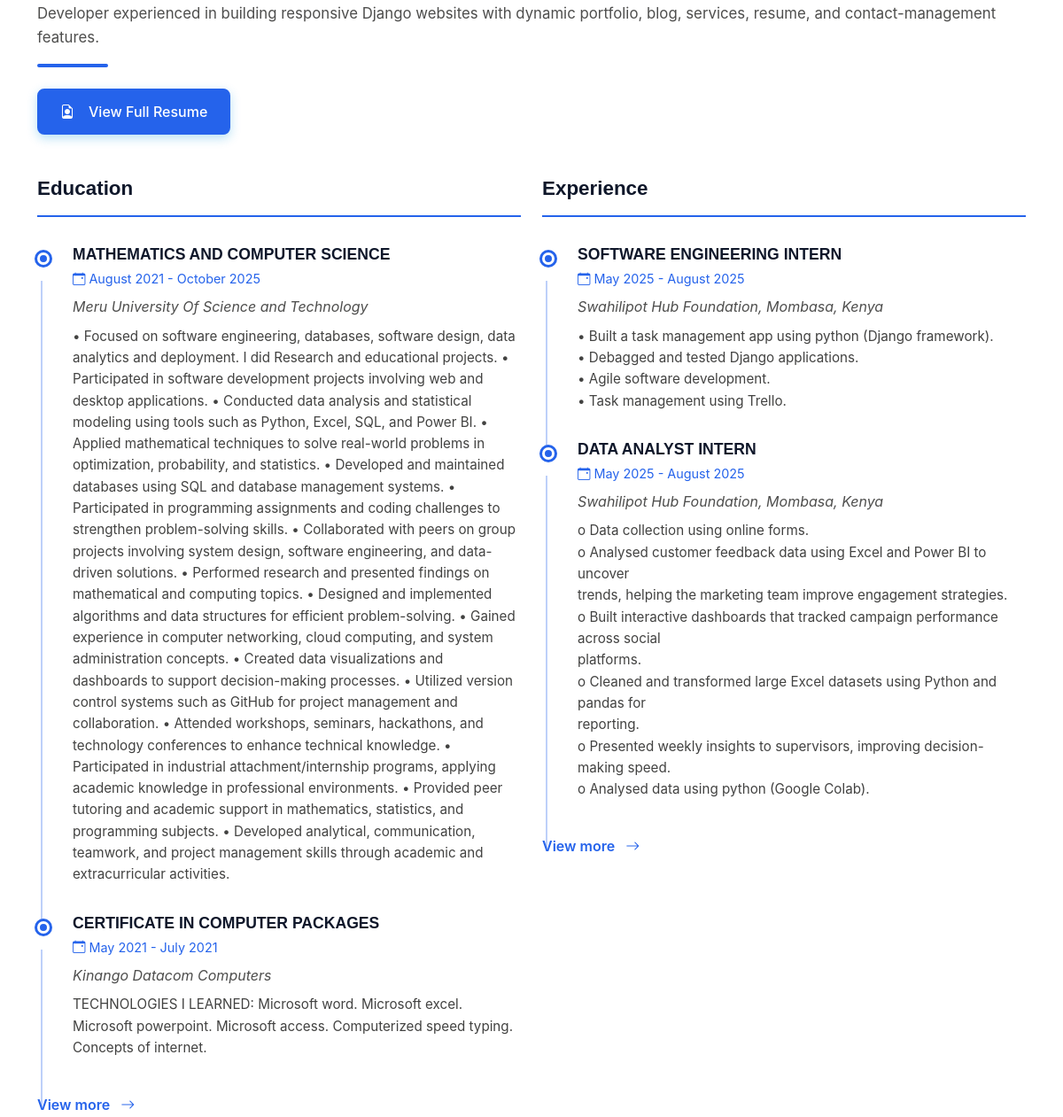
/ (middle part), run on an earlier commit of the app's database.
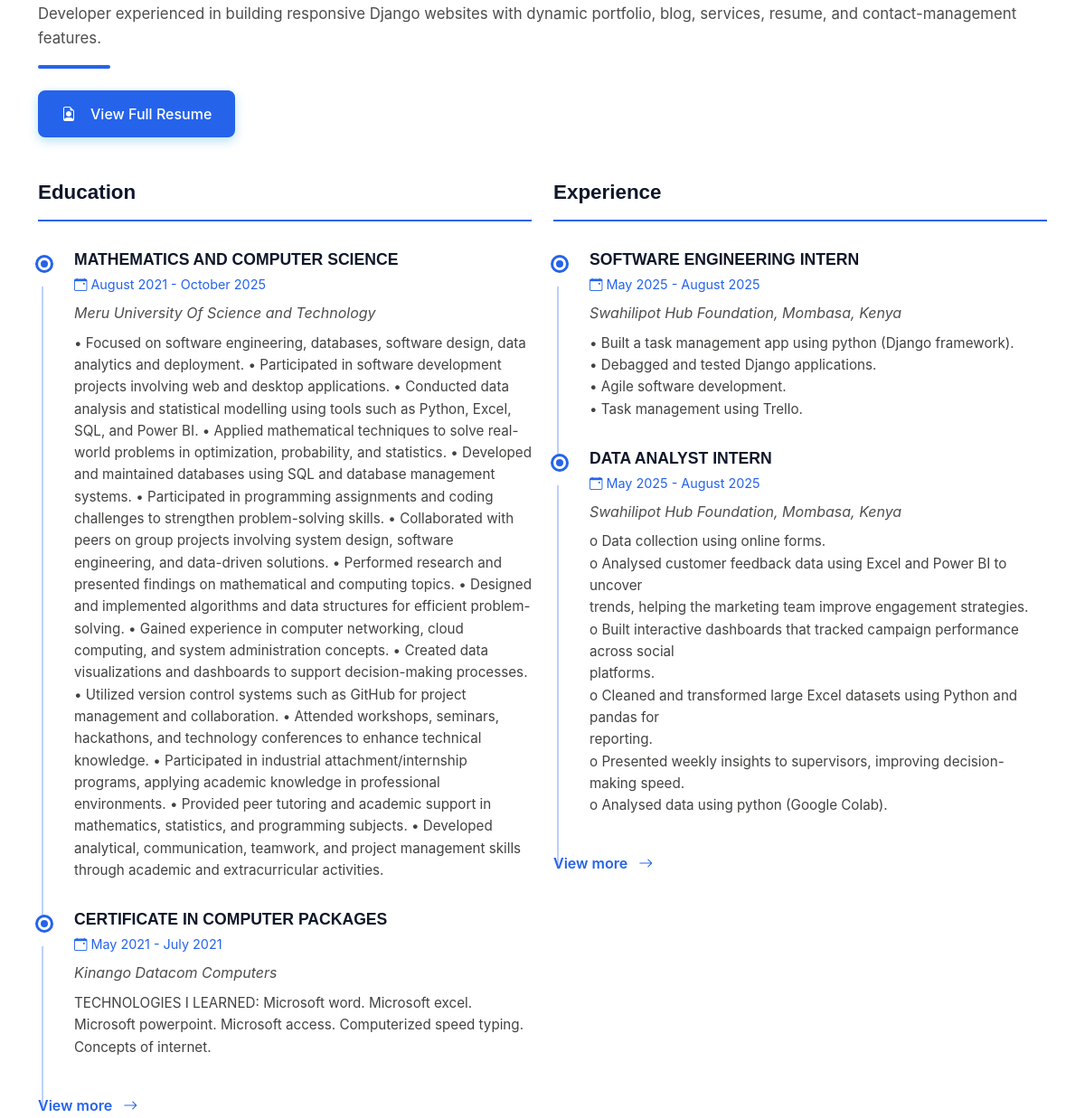
And on a later commit of the database.
### myportifolio/models.py (models this page shows, shortened)
class TimestampedModel(models.Model):
    created_at = models.DateTimeField(auto_now_add=True)
    updated_at = models.DateTimeField(auto_now=True)
    class Meta:
        abstract = True

class Resume(TimestampedModel):
    summary = models.TextField()
    download_url = models.URLField(blank=True)
    class Meta:
        verbose_name = "resume"
        verbose_name_plural = "resumes"

class Education(TimestampedModel):
    degree = models.CharField(max_length=180)
    school = models.CharField(max_length=180)
    period = models.CharField(max_length=80)
    description = models.TextField(blank=True)
    order = models.PositiveIntegerField(default=0)
    class Meta:
        ordering = ["order", "-created_at"]

class Experience(TimestampedModel):
    role = models.CharField(max_length=180)
    company = models.CharField(max_length=180)
    period = models.CharField(max_length=80)
    location = models.CharField(max_length=120, blank=True)
    description = models.TextField(
        help_text="Use one responsibility per line for bullet points."
    )
    order = models.PositiveIntegerField(default=0)
    class Meta:
        ordering = ["order", "-created_at"]

### myportifolio/views.py (the view)
# urls.py: path("", views.index, name="index"),
def index(request):
    if request.method == "POST":
        form = ContactMessageForm(request.POST)
        if form.is_valid():
            form.save()
            messages.success(request, "Your message has been sent. Thank you!")
            return redirect("index")
        messages.error(request, "Please correct the highlighted fields.")
    else:
        form = ContactMessageForm()
    posts = BlogPost.objects.filter(published=True).filter(
        published_at__lte=timezone.now()
    ) | BlogPost.objects.filter(published=True, published_at__isnull=True)
    context = {
        "profile": _site_profile(),
        "skills": Skill.objects.all(),
        "education": Education.objects.all(),
        "experience": Experience.objects.all(),
        "resume": Resume.objects.order_by("-updated_at").first(),
        "services": Service.objects.filter(is_active=True),
        "projects": Project.objects.all(),
        "featured_projects": Project.objects.filter(is_featured=True),
        "blog_posts": posts.distinct()[:3],
        "contact_form": form,
    }
    return render(request, "index.html", context)

### myportifolio/models.py (called while the page is built)
    def get_absolute_url(self):
        return reverse("project_detail", kwargs={"slug": self.slug})

    def get_absolute_url(self):
        return reverse("blog_detail", kwargs={"slug": self.slug})

### myportifolio/views.py (called while the page is built, shortened)
def _site_profile():
    profile = SiteProfile.objects.order_by("-updated_at").first()
    if profile:
        return profile

### myportifolio/templates/index.html (shortened to what this page needs)
{% load static %}
<!DOCTYPE html>
<html lang="en">
<head>
  <link href="{% static 'assets/vendor/bootstrap/css/bootstrap.min.css' %}" rel="stylesheet">
  <link href="{% static 'assets/vendor/bootstrap-icons/bootstrap-icons.css' %}" rel="stylesheet">
  <link href="{% static 'assets/vendor/aos/aos.css' %}" rel="stylesheet">
  <link href="{% static 'assets/vendor/glightbox/css/glightbox.min.css' %}" rel="stylesheet">
  <link href="{% static 'assets/vendor/swiper/swiper-bundle.min.css' %}" rel="stylesheet">
  <link href="{% static 'assets/css/main.css' %}" rel="stylesheet">
</head>
<body class="index-page">
  <main class="main">
    <section id="resume" class="resume-modern py-5">
      <div class="container-lg">
        <div class="section-title mb-5" data-aos="fade-up">
          <p>{{ resume.summary|default:"Manage your resume summary, education, and experience from the Django admin." }}</p>
          <div class="title-underline"></div>
          <div class="cta-row mt-4">
            <a href="{% url 'resume' %}" class="btn btn-primary"><i class="bi bi-file-earmark-person me-2"></i>View Full Resume</a>
          </div>
        </div>
        <div class="row g-4">
          <div class="col-lg-6" data-aos="fade-up">
            <h4 class="resume-section-title">Education</h4>
            {% for item in education|slice:":2" %}
              <div class="resume-card">
                <div class="resume-marker"></div>
                <div class="resume-content">
                  <h5>{{ item.degree }}</h5>
                  <p class="resume-period"><i class="bi bi-calendar-event me-1"></i>{{ item.period }}</p>
                  <p class="resume-school"><em>{{ item.school }}</em></p>
                  <p class="resume-description">{{ item.description }}</p>
                </div>
              </div>
            {% empty %}
              <p>Add education records from the Django admin.</p>
            {% endfor %}
            <a href="{% url 'resume' %}" class="readmore text-decoration-none mt-2"><span>View more</span><i class="bi bi-arrow-right ms-1"></i></a>
          </div>
          <div class="col-lg-6" data-aos="fade-up" data-aos-delay="100">
            <h4 class="resume-section-title">Experience</h4>
            {% for item in experience|slice:":2" %}
              <div class="resume-card">
                <div class="resume-marker"></div>
                <div class="resume-content">
                  <h5>{{ item.role }}</h5>
                  <p class="resume-period"><i class="bi bi-calendar-event me-1"></i>{{ item.period }}</p>
                  <p class="resume-company"><em>{{ item.company }}{% if item.location %}, {{ item.location }}{% endif %}</em></p>
                  <p class="resume-description">{{ item.description|linebreaksbr }}</p>
                </div>
              </div>
            {% empty %}
              <p>Add experience records from the Django admin.</p>
            {% endfor %}
            <a href="{% url 'resume' %}" class="readmore text-decoration-none mt-2"><span>View more</span><i class="bi bi-arrow-right ms-1"></i></a>
          </div>
        </div>
      </div>
    </section>
  </main>
</body>
</html>

### myportifolio/static/assets/css/main.css (style rules this page uses)
:root { --background-color: rgb(255, 255, 255); --surface-color: #ffffff; --default-color-rgb: 3, 3, 2; --heading-color-rgb: 15, 23, 42; --accent-color-rgb: 37, 99, 235; --default-color: #030302; --heading-color: #0f172a; --accent-color: #2563eb; --contrast-color: #ffffff; --shadow-sm: 0 2px 8px rgba(15, 23, 42, 0.08); --shadow-md: 0 6px 18px rgba(15, 23, 42, 0.12); --shadow-lg: 0 10px 30px rgba(15, 23, 42, 0.15); --transition: all 0.3s ease; }
html { scroll-behavior: smooth; }
body { color: var(--default-color); background-color: var(--background-color); font-family: 'Inter', sans-serif; font-size: 16px; line-height: 1.6; }
a { color: var(--accent-color); text-decoration: none; transition: var(--transition); }
h1, h2, h3, h4, h5, h6 { color: var(--heading-color); font-family:'Montserrat', sans-serif; font-weight: 700; margin-bottom: 1rem; line-height: 1.2; }
h4 { font-size: 1.4rem; }
h5 { font-size: 1.1rem; }
.btn { padding: 0.75rem 1.5rem; border-radius: 8px; font-weight: 600; font-size: 1rem; border: 2px solid transparent; transition: var(--transition); display: inline-flex; align-items: center; justify-content: center; gap: 0.5rem; }
.btn-primary { background: var(--accent-color); color: white; border-color: var(--accent-color); box-shadow: 0 4px 12px rgba(20, 157, 221, 0.3); }
.cta-row .btn { border-radius: 8px; padding: 0.75rem 1.5rem; }
.section-title { text-align: left; margin-bottom: 3rem; }
.title-underline { height: 4px; width: 80px; background: var(--accent-color); border-radius: 2px; margin-top: 1rem; animation: slideIn 0.6s ease-out; }
.section-title p { color: color-mix(in srgb, var(--default-color), transparent 30%); font-size: 1.05rem; }
.resume-modern { padding: 5rem 0; }
.resume-section-title { font-size: 1.4rem; color: var(--heading-color); margin-bottom: 2rem; position: relative; padding-bottom: 1rem; border-bottom: 2px solid var(--accent-color); }
.resume-card { position: relative; padding-left: 2.5rem; margin-bottom: 2rem; }
.resume-marker { position: absolute; left: 0; top: 0.5rem; width: 14px; height: 14px; background: var(--accent-color); border: 3px solid white; border-radius: 50%; box-shadow: 0 0 0 3px var(--accent-color); }
.resume-card::before { content: ''; position: absolute; left: 4px; top: 2.5rem; width: 2px; height: calc(100% + 1rem); background: rgba(37,99,235,.3); }
.resume-content h5 { margin-bottom: 0.3rem; color: var(--heading-color); text-transform: uppercase; }
.resume-period { font-size: 0.9rem; color: var(--accent-color); margin-bottom: 0.5rem; }
.resume-school, .resume-company { color: color-mix(in srgb, var(--default-color), transparent 30%); margin-bottom: 0.5rem; }
.resume-description { color: color-mix(in srgb, var(--default-color), transparent 25%); font-size: 0.95rem; line-height: 1.6; }
.readmore { display: inline-flex; align-items: center; gap: 0.5rem; color: var(--accent-color); font-weight: 600; text-decoration: none; transition: var(--transition); }
[data-aos] { opacity: 0; }

### myportifolio/templates/index.html (style rules this page uses)
.cta-row { display: flex; flex-wrap: wrap; gap: 12px; margin-top: 24px; }
.cta-row .btn { border-radius: 8px; padding: 12px 24px; font-weight: 500; transition: all 0.3s ease; }

What changed in the data, as far as the page shows it:
changed Education "MATHEMATICS AND COMPUTER SCIENCE": description "…data analytics and deployment. I did Research and educational projects. • Participated in software development projects involving web and desktop applications. • Conducted data analysis and statistical modeling using tools such as…" → "…data analytics and deployment. • Participated in software development projects involving web and desktop applications. • Conducted data analysis and statistical modelling using tools such as…"
